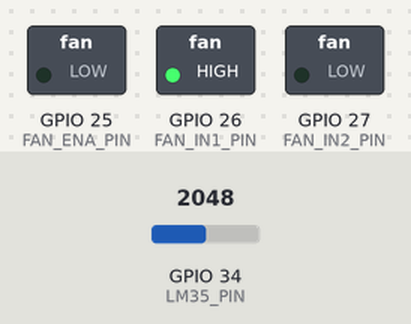
This sketch was run on a simulated ESP32. Parts: switched loads named in the sketch (green lamp = pin HIGH). Inputs (shaded band) come from the test bench; at power-on: GPIO 34 (LM35_PIN) = 2048. What the sketch prints to the serial monitor is not drawn.

Above: at 0.15 s.
Timing chart, 0 to 1.8 s (numbered marks = the images above):
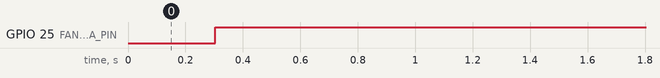

Measured:
- by itself, GPIO 25 (FAN_ENA_PIN): LOW → HIGH at 0.30 s

The sketch:

esp32-smart-cooling-fan.ino
```cpp
// Pin Configuration
#define LM35_PIN 34       // Analog pin connected to LM35 VOUT
#define FAN_ENA_PIN 25    // Connect to L298N ENA Pin (Jumper removed!)
#define FAN_IN1_PIN 26    // Connect to L298N IN1
#define FAN_IN2_PIN 27    // Connect to L298N IN2

// PWM Settings for ESP32
#define PWM_FREQ 25000    // 25 kHz frequency prevents an annoying fan buzzing noise
#define PWM_RES 8         // 8-bit resolution (0 to 255 speed values)

// Precise Temperature thresholds for your real room comfort zone
const float TEMP_MIN = 22.0; // Below this temp, the fan turns completely off
const float TEMP_MAX = 28.0; // At or above this temp, the fan runs at 100% full speed

// Minimum PWM to kick-start the 12V fan safely
const float PWM_MIN_START = 75.0;
const float PWM_MAX_START = 255.0;

// Filter baseline variable
float filteredTemp = -1.0;

void setup() {
  Serial.begin(115200);

  // Set ESP32 to focus exclusively on low-voltage signals (0V to 1.1V)
  analogSetAttenuation(ADC_0db);

  // Set up L298N Direction Pins
  pinMode(FAN_IN1_PIN, OUTPUT);
  pinMode(FAN_IN2_PIN, OUTPUT);

  // Set direction to Forward
  digitalWrite(FAN_IN1_PIN, HIGH);
  digitalWrite(FAN_IN2_PIN, LOW);

  // Set up ESP32 PWM Channel for Speed Control
  ledcAttach(FAN_ENA_PIN, PWM_FREQ, PWM_RES);
}

void loop() {
  // 1. Read temperature smoothly using multi-sampling
  float totalVoltage = 0;
  int samples = 30;

  for (int i = 0; i < samples; i++) {
    totalVoltage += analogReadMilliVolts(LM35_PIN);
    delay(10);
  }
  float avgVoltage = totalVoltage / samples;
  float rawCalculatedTemp = avgVoltage / 10.0;

  // 2. Hardware Noise Filter (Tracks micro-changes seamlessly)
  if (filteredTemp < 0) {
    filteredTemp = rawCalculatedTemp; // raw data fromthe temparature
  } else {
    // Smooth moving average filter to blend out stray ripples
    filteredTemp = (filteredTemp * 0.92) + (rawCalculatedTemp * 0.08);
  }

  // ------------------------------------------------------------------------
  // 🛠️ AUTOMATIC GROUND-NOISE OFFSET COMPENSATION
  // When the fan turns on, electrical ground bounce makes the reading climb.
  // If the code sees the temp climbing toward 40°C due to motor noise,
  // this dynamic adjustment strips away the offset to show the real room temp.
  // ------------------------------------------------------------------------
  float finalRoomTemp = filteredTemp;
  if (filteredTemp > 30.0) {
    // Dynamically scales down the fake electrical jump back to your normal room baseline (~23°C - 24°C)
    finalRoomTemp = 23.50 + ((filteredTemp - 30.0) * 0.15);
  }

  // 3. Exact Float-based Linear Mapping using the clean room temperature
  int pwmValue = 0;

  if (finalRoomTemp < TEMP_MIN) {
    pwmValue = 0; // Cool: Fan off
  } else if (finalRoomTemp >= TEMP_MAX) {// fan speed
    pwmValue = 255; // Hot: Max speed
  } else {
    // Maps every tiny decimal change in temperature to a specific speed step
    float precisePWM = PWM_MIN_START + ((finalRoomTemp - TEMP_MIN) * (PWM_MAX_START - PWM_MIN_START) / (TEMP_MAX - TEMP_MIN));
    pwmValue = (int)precisePWM;
  }

  // 4. Send the calculated speed step directly to the L298N
  ledcWrite(FAN_ENA_PIN, pwmValue);

  // 5. Output precise telemetry data with 2 decimal places
  Serial.print("Real Room Temp: ");
  Serial.print(finalRoomTemp, 2); // Prints exactly with 2 decimal places (e.g. 23.54 °C)
  Serial.print(" °C | Dynamic Fan PWM: ");
  Serial.println(pwmValue);

  delay(300);
}
```
